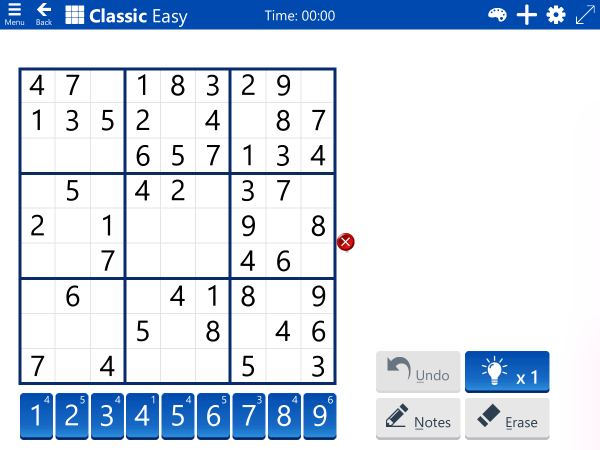
#> input picture Image/sudoku_001.png, 1200 x 900 px (shown at 1/2 size)
$ python rect.py
#> lines starting #> are read from the running program, lines starting #| are printed output that depends on the picture; after the words box and inside, x2 and y2 are one past the last pixel; in counts of white or black regions, pixels touching at a corner belong together
import cv2 as cv
import numpy as np
from numpy import cos, sin, pi

img = cv.imread('../Image/sudoku_001.png')
#> img is the input picture: shape (900, 1200, 3); mean B, G, R 235.9, 222.7, 212.9
gray = cv.cvtColor(img, cv.COLOR_BGR2GRAY)
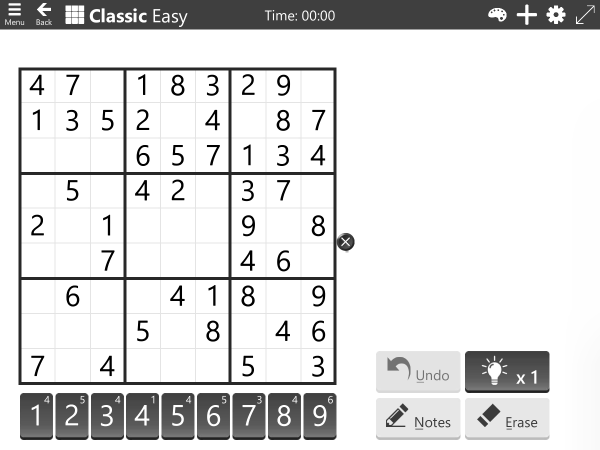
#> gray: shape (900, 1200) (shown at 1/2 size); min 0, max 255, mean 221.3
ret, binary = cv.threshold(gray, 128, 255, cv.THRESH_BINARY)
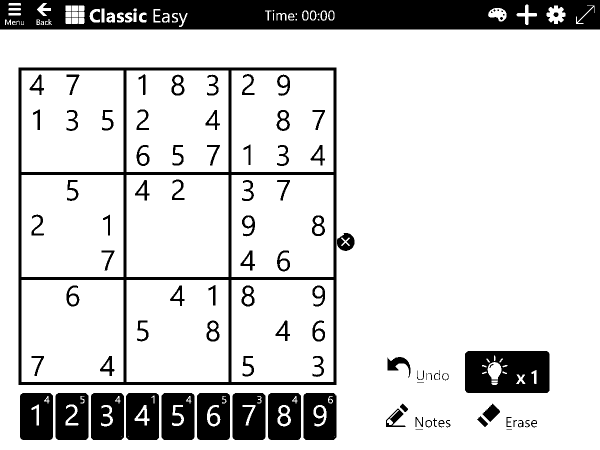
#> binary: shape (900, 1200) (shown at 1/2 size); 83.5% white; 110 black regions (17 under 20 px), largest, box (x1, y1, x2, y2) and area: (0, 0, 1200, 59) 62816, (37, 135, 673, 770) 29928, (930, 702, 1099, 786) 12782

# canny = cv.Canny(cv.bitwise_not(binary), 50, 150)
canny = cv.Canny(gray, 50, 150)
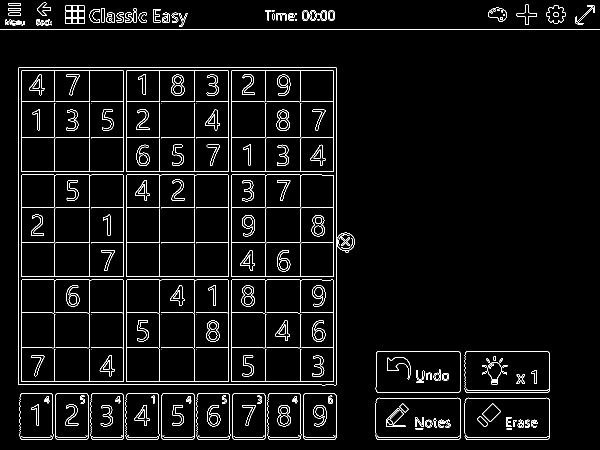
#> canny: shape (900, 1200) (shown at 1/2 size); 3.8% white in thin lines or dots

contours, hierarchy = cv.findContours(canny, cv.RETR_EXTERNAL, cv.CHAIN_APPROX_SIMPLE)
#> contours = 79 contours, 26 with area under 20; largest, box (x1, y1, x2, y2) and area: (36, 134, 674, 771) 404031, (751, 795, 922, 880) 14002, (929, 702, 1100, 786) 13964, (751, 702, 922, 786) 13934, (464, 786, 532, 880) 6077
# [[pt0,pt1,pt2,,,], [],,,], [[0后,1前,2父,3内], [],,,]
print(contours[0].shape)
#| (11, 1, 2)

# [11 lines of commented-out code are left out]
cv.namedWindow("Contours", cv.WINDOW_NORMAL)
cv.resizeWindow("Contours", 512, 512)


def on_change(val):
    # idx = cv.getTrackbarPos("id", "Contours")
    # print(f'=={val}=={idx}==')
    copy = img.copy()
    cv.drawContours(copy, contours, val, (0, 0, 255), 3)

    # show area
    area = cv.contourArea(contours[val])
    # print(area)
    cv.putText(copy, str(area), (100, 100), cv.FONT_HERSHEY_SIMPLEX, 1.0, (0, 0, 255))
    cv.imshow("Contours", copy)


cv.createTrackbar("id", "Contours", -1, len(contours) - 1, on_change)

# cv.imwrite("../Image/sudoku_001_line.png", img)
cv.imshow("Contours", img)
key = cv.waitKey()
#> (key q is pressed here)
if key == ord('q'):
    print(key)

$ run again, with Image/sudoku_002.png copied over Image/sudoku_001.png
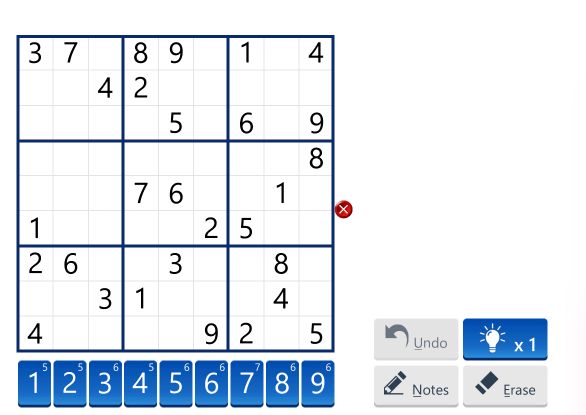
#> input picture Image/sudoku_002.png, 1172 x 830 px (shown at 1/2 size)
#> img is the input picture: shape (830, 1172, 3); mean B, G, R 240.6, 232.6, 226.5
#> `ret, binary = cv.threshold(gray, 128, 255, cv.THRESH_BINARY)`:
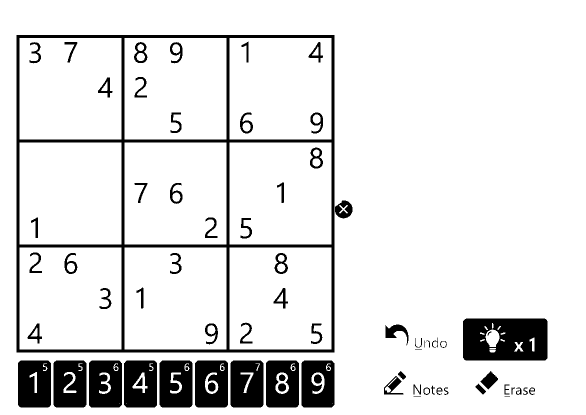
#> binary: shape (830, 1172) (shown at 1/2 size); 88.8% white; 75 black regions (4 under 20 px), largest, box (x1, y1, x2, y2) and area: (33, 70, 669, 705) 29928, (926, 637, 1095, 721) 12782, (36, 721, 102, 815) 5839
#> `canny = cv.Canny(gray, 50, 150)`:
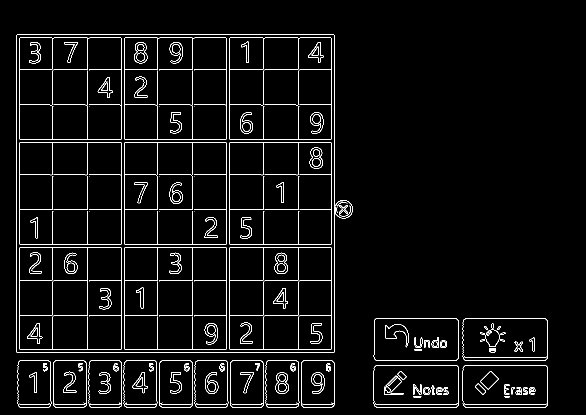
#> canny: shape (830, 1172) (shown at 1/2 size); 3.4% white in thin lines or dots, all inside (x1, y1, x2, y2) = (32, 69, 1096, 815)
#> contours = 29 contours, 7 with area under 20; largest, box (x1, y1, x2, y2) and area: (32, 69, 670, 706) 404031, (747, 730, 918, 815) 14002, (925, 637, 1096, 721) 13964, (747, 637, 918, 721) 13934, (460, 721, 528, 815) 6077
#| (11, 1, 2)
